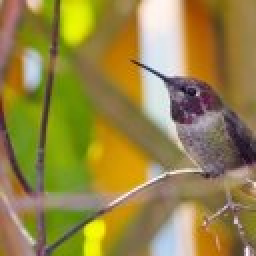
%> input picture Code/ACO_RGB_separate/grayscale/3.jpg, 128 x 128 px (shown 2 times larger)
$ octave main.m   (GNU Octave 9; MATLAB toolbox functions it lacks are replaced by stand-ins)
%> lines starting %> are read from the running program, lines starting %| are printed output that depends on the picture
%function main
%
% This is a demo program of J. Tian, W. Yu, L. Chen, and L. Ma, "Image edge
% detection using variation-adaptive ant colony optimization,"
% Transactions on CCI V, LNCS 6910, 2011, pp. 27-40.
%
% Contact: eejtian@gmail.com
%

close all; clear all; clc;

%%read in greyscale image
%img = double(imread('pepperssmall.png'))./255;

% read in color image and convert to greyscale image
rgb = imread('C:\Users\roosv_000\Documents\Natural-Computing-Project\Dataset\3.jpg')
%> rgb is the input picture: size 128x128x3 uint8; mean R, G, B 150.1, 133.4, 69.9
img = single(rgb2gray(rgb)) / 255;
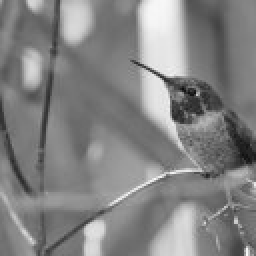
%> img: size 128x128 single (shown 2 times larger); min 0.051, max 0.976, mean 0.514

[nrow, ncol] = size(img);
%> nrow = 128; ncol = 128

fprintf('Welcome to demo program.\nPlease wait......\n');

%%%%%%%%%%%%%%%%%%%%%%%%%%%%%%%%%%%%%%%%%%%%%%%%%%%%%%%%%%%%%%%%%%%%%%
%       Compute heuristic values
%%%%%%%%%%%%%%%%%%%%%%%%%%%%%%%%%%%%%%%%%%%%%%%%%%%%%%%%%%%%%%%%%%%%%%

v = zeros(size(img));
v_norm = 0;
for rr =1:nrow
    for cc=1:ncol
        %definition of clique = the area that is used to compute the
        %heuristic value for this pixel
        temp1 = [rr-2 cc-1; rr-2 cc+1; rr-1 cc-2; rr-1 cc-1; rr-1 cc; rr-1 cc+1; rr-1 cc+2; rr cc-1];
        temp2 = [rr+2 cc+1; rr+2 cc-1; rr+1 cc+2; rr+1 cc+1; rr+1 cc; rr+1 cc-1; rr+1 cc-2; rr cc+1];

        temp0 = find(temp1(:,1)>=1 & temp1(:,1)<=nrow & temp1(:,2)>=1 & temp1(:,2)<=ncol & temp2(:,1)>=1 & temp2(:,1)<=nrow & temp2(:,2)>=1 & temp2(:,2)<=ncol);

        temp11 = temp1(temp0, :);
        temp22 = temp2(temp0, :);

        temp00 = zeros(size(temp11,1)); %fill temp00 with actual intensity differences
        for kk = 1:size(temp11,1)
            temp00(kk) = abs(img(temp11(kk,1), temp11(kk,2))-img(temp22(kk,1), temp22(kk,2)));
        end

        if size(temp11,1) == 0
            v(rr, cc) = 0;
            v_norm = v_norm + v(rr, cc);
        else
            lambda = 10;
            temp00 = sin(pi .* temp00./2./lambda); %this corresponds to function (9) in the paper.
            v(rr, cc) = sum(sum(temp00.^2));
            v_norm = v_norm + v(rr, cc);
        end
    end
end
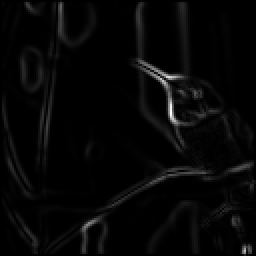
%> v: size 128x128 double (shown 2 times larger); min 0, max 0.0778, mean 0.00209; drawn with min black and max white
%> after the loop, lambda = 10; v_norm = 34.22

v = v./v_norm;
v = v.*100; %contains the heuristic value for each pixel

%%%%%%%%%%%%%%%%%%%%%%%%%%%%%%%%%%%%%%%%%%%%%%%%%%%%%%%%%%%%%%%%%%%%%%
%       Parameters settings
%%%%%%%%%%%%%%%%%%%%%%%%%%%%%%%%%%%%%%%%%%%%%%%%%%%%%%%%%%%%%%%%%%%%%%

%paramete setting
%<<<<<<< HEAD:Code/BronCode2/main.m
alpha = 10; % pheromone information influence
beta = 0.1; % heuristic information influence
rho = 0.1; % evaporation rate
phi = 0.05; % pheromone decay coefficent
%=======
alpha = 10;      %influence of pheromone information
beta = 0.1;      %influence of heuristic information
rho = 0.1;       %evaporation rate (used to update the pheromones at each ant step)
phi = 0.05;      %pheromone decay coefficient (used to update the pheromones after every ant has stepped)

%%%%%%%%%%%%%%%%%%%%%%%%%%%%%%%%%%%%%%%%%%%%%%%%%%%%%%%%%%%%%%%%%%%%%%
%       Initialization
%%%%%%%%%%%%%%%%%%%%%%%%%%%%%%%%%%%%%%%%%%%%%%%%%%%%%%%%%%%%%%%%%%%%%%

% pheromone function initialization
p = 0.0001 .* ones(size(img));
% >>>>>>> e7658274b24a3185c7ab998fcbf55a0a3433528a:Code/BronCodeACO/main.m

ant_total_num = round(sqrt(nrow*ncol));
%> ant_total_num = 128
ant_pos_idx = zeros(ant_total_num, 2); % record the location of ant

% initialize the positions of ants
rand('state', sum(clock));
temp = rand(ant_total_num, 2);
ant_pos_idx(:,1) = round(1 + (nrow-1) * temp(:,1)); %row index
ant_pos_idx(:,2) = round(1 + (ncol-1) * temp(:,2)); %column index

search_clique_mode = '8'; %either '4' or '8' depending on if you look at 4 or 8 neighbourhood
memory_length = 40;

% record the positions in ant's memory, convert 2D position-index (row, col) into
% 1D position-index
ant_memory = zeros(ant_total_num, memory_length);
total_step_num = 300;
total_iteration_num = 4;

%%%%%%%%%%%%%%%%%%%%%%%%%%%%%%%%%%%%%%%%%%%%%%%%%%%%%%%%%%%%%%%%%%%%%%
%       Make ants perform steps
%%%%%%%%%%%%%%%%%%%%%%%%%%%%%%%%%%%%%%%%%%%%%%%%%%%%%%%%%%%%%%%%%%%%%%

%> (the run ends here)
